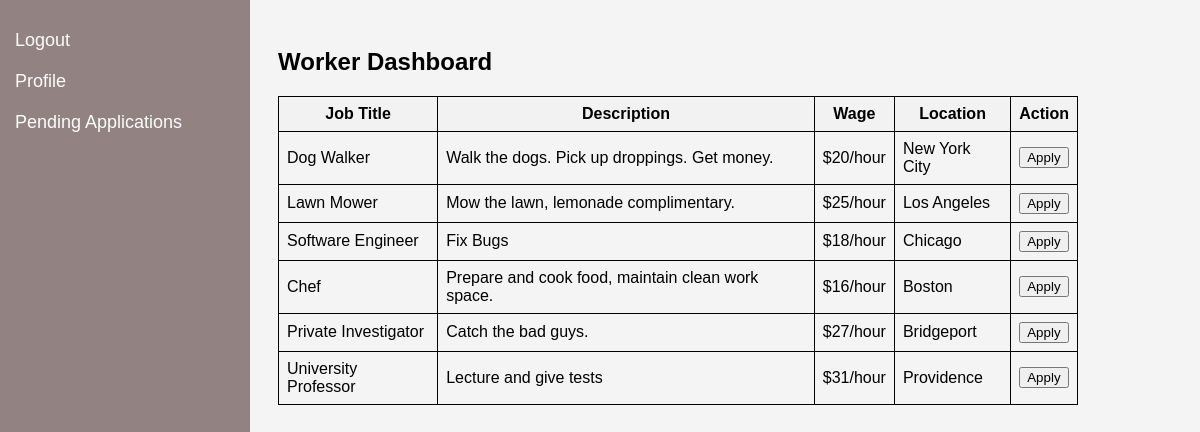
Page /worker_dashboard (signed in) on the earlier database version.
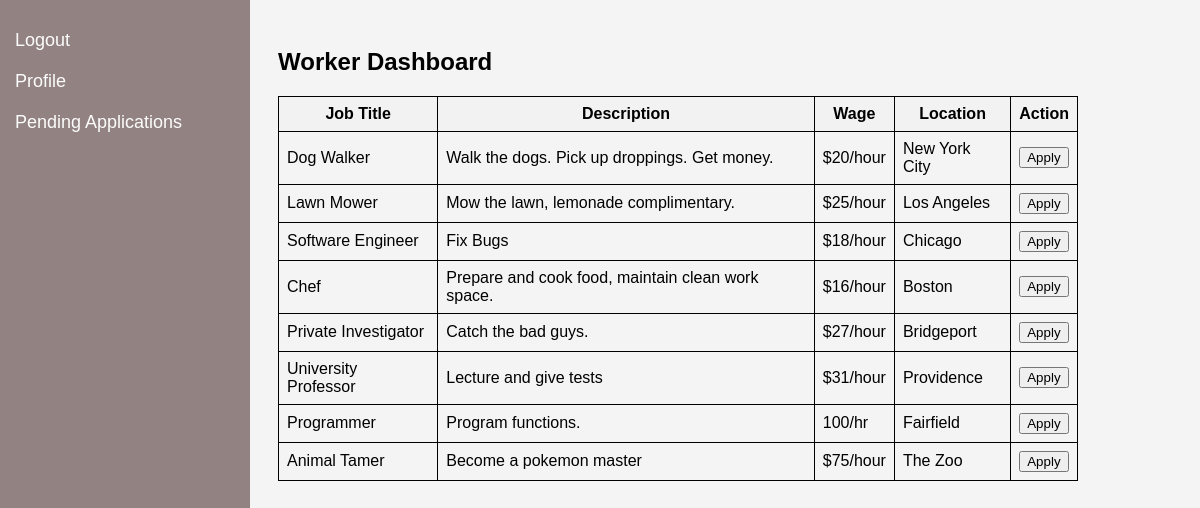
Same page on the later database version.
### tables this page shows
CREATE TABLE job_listings (
                    id INTEGER PRIMARY KEY,
                    title TEXT,
                    description TEXT,
                    wage TEXT,
                    location TEXT
                );

### routes.py (the view)
@app_routes.route('/worker_dashboard')
def worker_dashboard():
    if 'username' in session:
        conn = get_db_connection()
        cursor = conn.cursor()
        cursor.execute("SELECT * FROM job_listings")
        job_listings = cursor.fetchall()
        conn.close()
        return render_template('worker_dashboard.html', job_listings=job_listings)
    return redirect(url_for('app_routes.select_user_type'))

### routes.py (called while the page is built)
def get_db_connection():
    conn = sqlite3.connect('app.db')
    conn.row_factory = sqlite3.Row
    return conn

### templates/worker_dashboard.html (shortened to what this page needs)
<!DOCTYPE html>
<html>
<head>
    <link rel="stylesheet" type="text/css" href="{{ url_for('static', filename='styles.css') }}">
</head>
<body>
    <div class="sidebar">
        <a href="{{ url_for('logout') }}">Logout</a>
        <a href="#profile">Profile</a>
        <a href="#pending">Pending Applications</a>
    </div>
    <div class="content">
        <h2>Worker Dashboard</h2>
        <table>
            <tr>
                <th>Job Title</th>
                <th>Description</th>
                <th>Wage</th>
                <th>Location</th>
                <th>Action</th>
            </tr>
            {% for job in job_listings %}
            <tr>
                <td>{{ job['title'] }}</td>
                <td>{{ job['description'] }}</td>
                <td>{{ job['wage'] }}</td>
                <td>{{ job['location'] }}</td>
                <td><a href="{{ url_for('job_apply', job_id=job['id']) }}"><button>Apply</button></a></td>
            </tr>
            {% endfor %}
        </table>
    </div>
</body>
</html>

### static/styles.css (style rules this page uses)
body, h1, h2, p, ul, li { margin: 35; padding: 0; }
body { font-family: Arial, sans-serif; background-color: #f4f4f4; }
.sidebar { height: 100%; width: 250px; position: fixed; z-index: 1; top: 0; left: 0; background-color: #928282; padding-top: 20px; }
.sidebar a { padding: 10px 15px; text-decoration: none; font-size: 18px; color: #fcfcfc; display: block; transition: 0.3s; }
.content { margin-left: 250px; padding: 20px; max-width: 800px; margin-right: auto; }
table { width: 100%; border-collapse: collapse; }
th, td { border: 1px solid black; padding: 8px; }
th { background-color: #f2f2f2; }

Differences in the rows shown:
added job_listings: title "Programmer", description "Program functions.", wage "100/hr", location "Fairfield"
added job_listings: title "Animal Tamer", description "Become a pokemon master", wage "$75/hour", location "The Zoo"
